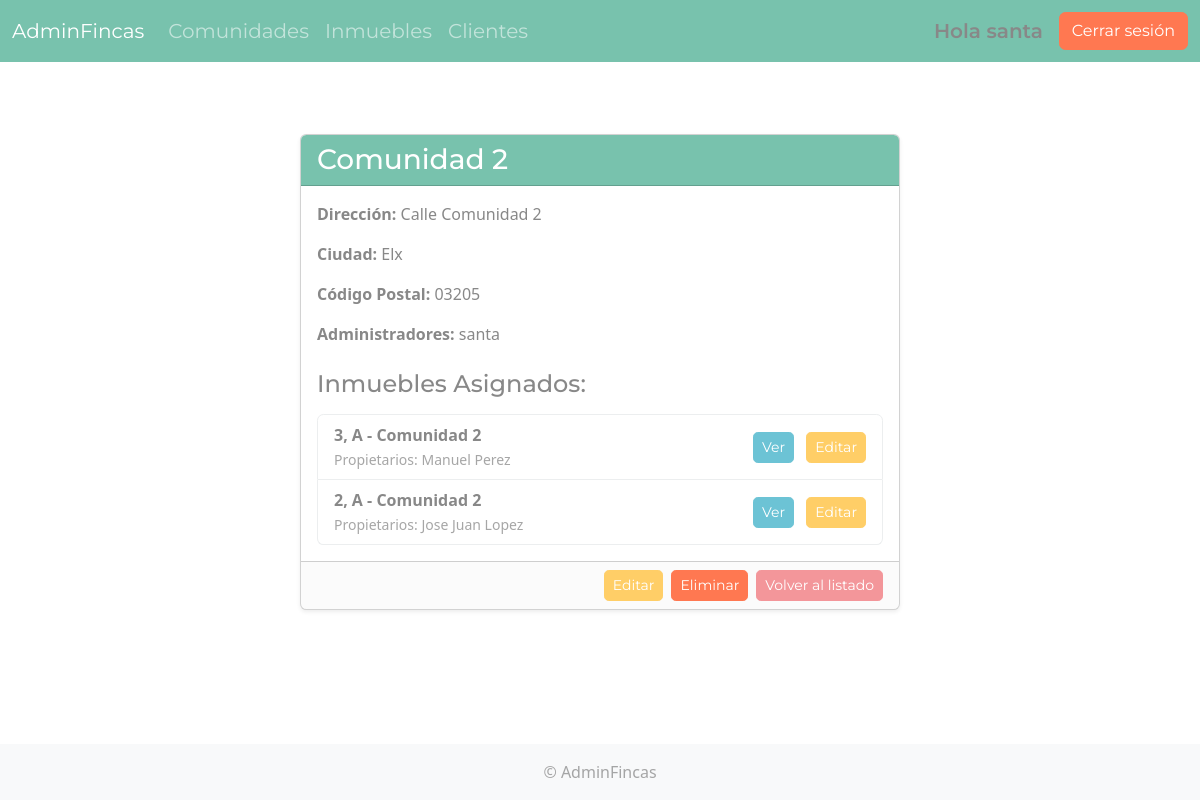
/comunidades/2/ (signed in), run on the app's committed database.
### users/models.py (models this page shows, shortened)
class Usuario(AbstractBaseUser, PermissionsMixin):
    TIPO_USUARIO_CHOICES = (
        ('CLIENTE', 'Cliente'),
        ('ADMIN', 'Administrador'),
    )
    username = models.CharField(max_length=150, unique=True, blank=True, null=True)
    email = models.EmailField(unique=True)
    nombre = models.CharField(max_length=100)
    telefono = models.CharField(max_length=20, blank=True)
    is_active = models.BooleanField(default=True)
    tipo_usuario = models.CharField(max_length=10, choices=TIPO_USUARIO_CHOICES, default='CLIENTE')
    is_staff = models.BooleanField(default=False)
    is_superuser = models.BooleanField(default=False)
    objects = UsuarioManager()
    USERNAME_FIELD = 'email'
    REQUIRED_FIELDS = ['nombre']
    @property
    def is_administrador(self):
        return self.tipo_usuario == 'ADMIN'

### core/models.py (models this page shows, shortened)
class Comunidad(models.Model):
    nombre = models.CharField(max_length=255)
    direccion = models.CharField(max_length=255)
    ciudad = models.CharField(max_length=100)
    codigo_postal = models.CharField(max_length=5)
    administradores = models.ManyToManyField(
        Usuario,
        related_name='comunidades_llevadas', # Nombre inverso para acceder desde Usuario
        blank=True,
        limit_choices_to={'tipo_usuario': 'ADMIN'} # Opcional: Solo permite seleccionar usuarios de tipo 'ADMIN'
    )
    class Meta:
        verbose_name_plural = "Comunidades"

class Inmueble(models.Model):
    comunidad = models.ForeignKey(Comunidad, related_name='inmuebles', on_delete=models.CASCADE)
    identificador = models.CharField(max_length=100)  # Por ejemplo: "1º A", "Bajo B"
    tipo = models.CharField(max_length=50, choices=[
        ('vivienda', 'Vivienda'),
        ('local', 'Local'),
        ('garaje', 'Garaje'),
        ('trastero', 'Trastero'),
        ('plaza', 'Plaza de garaje'),
    ])
    propietarios = models.ManyToManyField(
            Usuario,
            related_name='inmuebles_propietario', # Nombre inverso para acceder desde Usuario
            blank=True,
            limit_choices_to={'tipo_usuario': 'CLIENTE'} # Opcional: Solo permite seleccionar usuarios de tipo 'CLIENTE'
        )
    def __str__(self):
        return f"{self.identificador} - {self.comunidad.nombre}"

### core/views.py (the view)
# urls.py: path('comunidades/<int:pk>/', ComunidadDetailView.as_view(), name='comunidad_detail'),
class ComunidadDetailView(LoginRequiredMixin, DetailView):
    model = Comunidad
    template_name = 'proyecto/comunidad_detail.html'
    context_object_name = 'comunidad'
    login_url = reverse_lazy('login')

### templates/proyecto/comunidad_detail.html (shortened to what this page needs)
{% extends 'proyecto/base.html' %}
{% block content %}
<div class="container mt-5">
    <div class="card shadow-sm mx-auto" style="max-width: 600px;">
        <div class="card-header bg-primary text-white">
            <h3 class="mb-0">{{ comunidad.nombre }}</h3>
        </div>
        <div class="card-body">
            <p><strong>Dirección:</strong> {{ comunidad.direccion }}</p>
            <p><strong>Ciudad:</strong> {{ comunidad.ciudad }}</p>
            <p><strong>Código Postal:</strong> {{ comunidad.codigo_postal }}</p>
            <p>
                <strong>Administradores:</strong>
                {% for admin in comunidad.administradores.all %}
                    {{ admin.nombre }}{% if not forloop.last %}, {% endif %}
                {% empty %}
                    Ninguno asignado
                {% endfor %}
            </p>
            <h4 class="mt-4 mb-3">Inmuebles Asignados:</h4>
            {% if comunidad.inmuebles.all %}
                <ul class="list-group">
                    {% for inmueble in comunidad.inmuebles.all %}
                        <li class="list-group-item d-flex justify-content-between align-items-center">
                            <div>
                                <strong>{{ inmueble }}</strong>
                                <br>
                                <small class="text-muted">
                                    Propietarios:
                                    {% for propietario in inmueble.propietarios.all %}
                                        {{ propietario.nombre }}{% if not forloop.last %}, {% endif %}
                                    {% empty %}
                                        N/A
                                    {% endfor %}
                                </small>
                            </div>
                            {% if user.is_authenticated and user.is_administrador %}
                                <div>
                                    <a href="{% url 'inmueble_detail' inmueble.pk %}" class="btn btn-info btn-sm me-2">Ver</a>
                                    <a href="{% url 'inmueble_update' inmueble.pk %}" class="btn btn-warning btn-sm">Editar</a>
                                </div>
                            {% endif %}
                        </li>
                    {% endfor %}
                </ul>
            {% else %}
                <p class="text-muted">No hay inmuebles asignados a esta comunidad.</p>
            {% endif %}
        </div>
        <div class="card-footer d-flex justify-content-end">
            {% if user.is_authenticated and user.is_administrador %}
                <a href="{% url 'comunidad_update' comunidad.pk %}" class="btn btn-warning btn-sm me-2">Editar</a>
                <a href="{% url 'comunidad_delete' comunidad.pk %}" class="btn btn-danger btn-sm me-2">Eliminar</a>
            {% endif %}
            <a href="{% url 'comunidad_list' %}" class="btn btn-secondary btn-sm">Volver al listado</a>
        </div>
    </div>
</div>
{% endblock %}

### templates/proyecto/header.html (shortened to what this page needs)
<div class="container-fluid">
            <a class="navbar-brand" href="{% url 'home' %}">AdminFincas</a>
            <div class="collapse navbar-collapse" id="navbarNav">
                <ul class="navbar-nav me-auto mb-2 mb-lg-0">
                    {% if user.is_authenticated %}
                    <li class="nav-item">
                        <a class="nav-link fs-5" href="{% url 'comunidad_list' %}">Comunidades</a>
                    </li>
                    <li class="nav-item">
                        <a class="nav-link fs-5" href="{% url 'inmueble_list' %}">Inmuebles</a>
                    </li>
                    {% if user.is_administrador %}
                    <li class="nav-item">
                        <a class="nav-link fs-5" href="{% url 'usuario_list' %}">Clientes</a>
                    </li>
                    {% endif %}
                    {% endif %}
                </ul>
                <div class="">
                    <ul class="navbar-nav">
                        {% if user.is_authenticated %}
                            <div class="d-flex align-items-center ms-auto">
                                <span class="me-3 fw-semibold fs-5">Hola {{ user.nombre }}</span>
                                <form method="post" action="{% url 'logout' %}">
                                    <button type="submit" class="btn btn-danger">Cerrar sesión</button>
                                </form>
                            </div>
                        {% else %}
                            <div class="d-flex align-items-center ms-auto">
                                <a class="btn btn-light btn-outline-primary me-2" href="{% url 'login' %}">Iniciar sesión</a>
                                <a class="btn btn-dark btn-outline-success" href="{% url 'register' %}">Registrarse</a>
                            </div>
                        {% endif %}
                    </ul>
                </div>
            </div>
        </div>

### data on the page
Usuario: nombre "santa"
Comunidad: nombre "Comunidad 2", direccion "Calle Comunidad 2", ciudad "Elx", codigo_postal "03205"
Inmueble: identificador+comunidad "3, A - Comunidad 2"
Usuario: nombre "Manuel Perez"
Inmueble: identificador+comunidad "2, A - Comunidad 2"
Usuario: nombre "Jose Juan Lopez"
